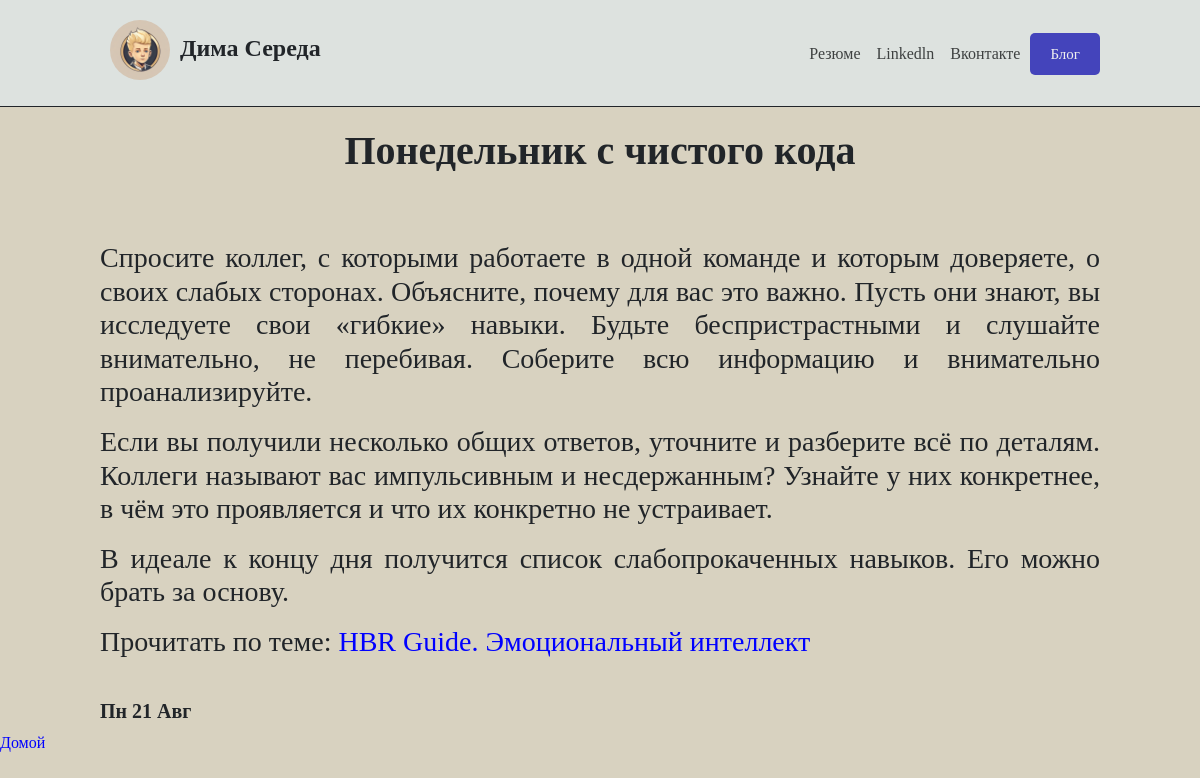
The app's page /blog/2/ with its own data.
### blog/models.py (models this page shows, shortened)
class Blog(models.Model):
    title = models.CharField(max_length=100)
    description = models.TextField(max_length=5000)
    date = models.DateField()

### blog/views.py (the view)
# urls.py: path('<int:blog_id>/', views.detail, name='detail'),
def detail(request, blog_id):
    blog = get_object_or_404(Blog, pk=blog_id)
    return render(request, 'blog/detail.html', {'blog':blog})

### blog/templates/blog/detail.html (shortened to what this page needs)
{% extends 'portfolio/base.html' %}
{% block content %}
<div class="content">
    <h1><b>{{ blog.title }}</b></h1>
    <p><h3>{{ blog.description|safe }}</h3></p>
    <br><h5><b>{{ blog.date|date:'D d M' }}</b></h5>
    <a id = "homebutton" href="{% url 'home' %}">Домой</a>
    {% endblock %}

### portfolio/static/portfolio/css/base.css (style rules this page uses)
body { background-color: rgb(216, 210, 192); font-family: serif; }

### blog/templates/blog/detail.html (style rules this page uses)
.content h1 { text-align: center; padding-bottom: 50px; }
.content h3 { text-align: justify; padding-left: 100px; padding-right: 100px; }
.content a { text-decoration: none; color: blue; }
.content h5 { padding-left: 100px; }

### records on screen
Blog: title "Понедельник с чистого кода", description "Спросите коллег, с которыми работаете в одной команде и которым доверяете, о своих слабых сторонах. Объясните, почему для вас это важно. Пусть они знают, вы исследуете свои «гибкие» навыки. Будьте беспристрастными и слушайте внимательно, не перебивая. Соберите всю информацию и внимательно проанализируйте. Если вы получили несколько общих ответов, уточните и разберите всё по деталям. Коллеги называют вас импульсивным и несдержанным? Узнайте у них конкретнее, в чём это проявляется и что их конкретно не устраивает. В идеале к концу дня получится список слабопрокаченных навыков. Его можно брать за основу. Прочитать по теме: HBR Guide. Эмоциональный интеллект", date "Пн 21 Авг"
